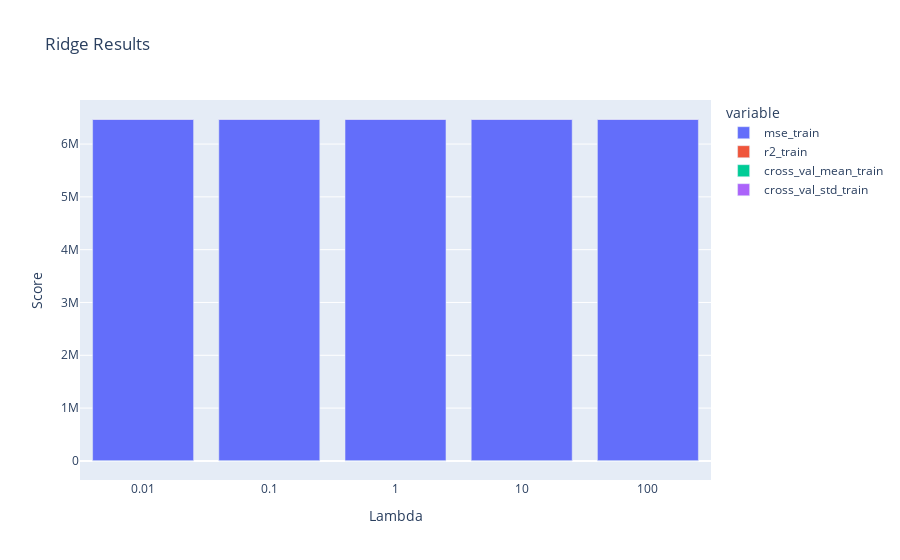

Write notebook code for a chart like this one.
### Markdown cell above
Recordemos que la Validación Cruzada es una técnica que permite evaluar el rendimiento de un modelo de aprendizaje automático dividiendo el conjunto de datos en varias partes (o "folds"). 

En cada iteración, se entrena el modelo en una parte del conjunto de datos y se evalúa en la parte restante. Esto ayuda a obtener una estimación más robusta del rendimiento del modelo y a evitar el sobreajuste.

### Code cell
# Graficar los resultados us px

ridge_results['lambda'] = [str(alpha) for alpha in lambdas]
lasso_results['lambda'] = [str(alpha) for alpha in lambdas]

fig = px.bar(ridge_results, x='lambda', y=['mse_train', 'r2_train', 'cross_val_mean_train', 'cross_val_std_train'], title='Ridge Results')
fig.update_layout(title='Ridge Results', xaxis_title='Lambda', yaxis_title='Score')
fig.show()

### Figure 1 — Plotly figure (JSON) as saved in the notebook; plotly's stock layout.template omitted (floating-point values rounded to 4 significant figures)
{"data": [{"hovertemplate": "variable=mse_train<br>lambda=%{x}<br>value=%{y}<extra></extra>", "legendgroup": "mse_train", "marker": {"color": "#636efa", "pattern": {"shape": ""}}, "name": "mse_train", "orientation": "v", "showlegend": true, "textposition": "auto", "type": "bar", "x": ["0.01", "0.1", "1", "10", "100"], "xaxis": "x", "y": [6470000.0, 6470000.0, 6470000.0, 6470000.0, 6470000.0], "yaxis": "y"}, {"hovertemplate": "variable=r2_train<br>lambda=%{x}<br>value=%{y}<extra></extra>", "legendgroup": "r2_train", "marker": {"color": "#EF553B", "pattern": {"shape": ""}}, "name": "r2_train", "orientation": "v", "showlegend": true, "textposition": "auto", "type": "bar", "x": ["0.01", "0.1", "1", "10", "100"], "xaxis": "x", "y": [0.8312, 0.8312, 0.8312, 0.8312, 0.8312], "yaxis": "y"}, {"hovertemplate": "variable=cross_val_mean_train<br>lambda=%{x}<br>value=%{y}<extra></extra>", "legendgroup": "cross_val_mean_train", "marker": {"color": "#00cc96", "pattern": {"shape": ""}}, "name": "cross_val_mean_train", "orientation": "v", "showlegend": true, "textposition": "auto", "type": "bar", "x": ["0.01", "0.1", "1", "10", "100"], "xaxis": "x", "y": [-1654.0, -1654.0, -1654.0, -1654.0, -1654.0], "yaxis": "y"}, {"hovertemplate": "variable=cross_val_std_train<br>lambda=%{x}<br>value=%{y}<extra></extra>", "legendgroup": "cross_val_std_train", "marker": {"color": "#ab63fa", "pattern": {"shape": ""}}, "name": "cross_val_std_train", "orientation": "v", "showlegend": true, "textposition": "auto", "type": "bar", "x": ["0.01", "0.1", "1", "10", "100"], "xaxis": "x", "y": [4270.0, 4270.0, 4270.0, 4270.0, 4270.0], "yaxis": "y"}], "layout": {"barmode": "relative", "legend": {"title": {"text": "variable"}, "tracegroupgap": 0}, "title": {"text": "Ridge Results"}, "xaxis": {"anchor": "y", "domain": [0, 1], "title": {"text": "Lambda"}}, "yaxis": {"anchor": "x", "domain": [0, 1], "title": {"text": "Score"}}}}
